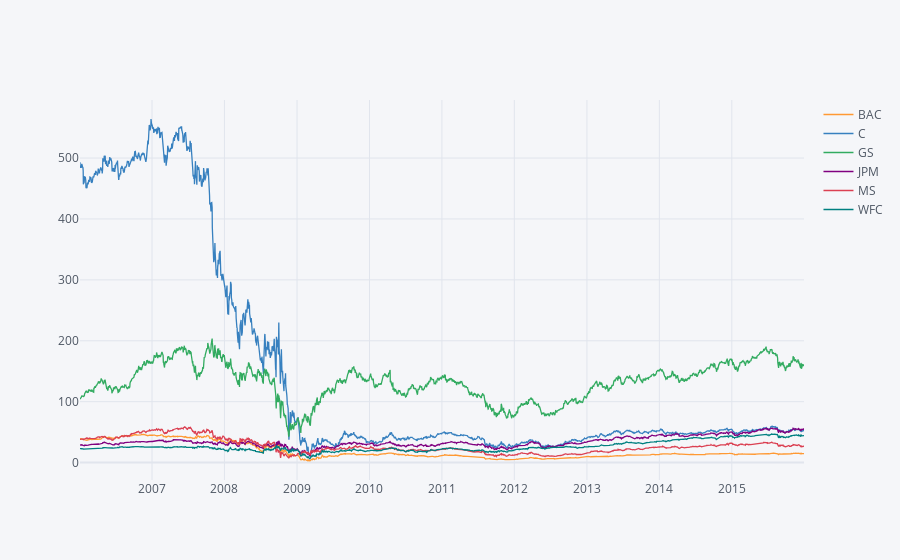

Write notebook code for a chart like this one.
### Code cell
bank_stocks.xs(key='Close', axis=1, level='Stock Info').iplot()

### Figure 1 — Plotly figure (JSON) as saved in the notebook; plotly's stock layout.template omitted (floating-point values rounded to 4 significant figures; data arrays with more than 128 entries replaced by an {"elided": "..."} marker saying what was removed)
{"data": [{"line": {"color": "rgba(255, 153, 51, 1.0)", "dash": "solid", "shape": "linear", "width": 1.3}, "mode": "lines", "name": "BAC", "text": "", "type": "scatter", "x": {"elided": "2517 str values"}, "y": {"elided": "2517 float values"}}, {"line": {"color": "rgba(55, 128, 191, 1.0)", "dash": "solid", "shape": "linear", "width": 1.3}, "mode": "lines", "name": "C", "text": "", "type": "scatter", "x": {"elided": "2517 str values"}, "y": {"elided": "2517 float values"}}, {"line": {"color": "rgba(50, 171, 96, 1.0)", "dash": "solid", "shape": "linear", "width": 1.3}, "mode": "lines", "name": "GS", "text": "", "type": "scatter", "x": {"elided": "2517 str values"}, "y": {"elided": "2517 float values"}}, {"line": {"color": "rgba(128, 0, 128, 1.0)", "dash": "solid", "shape": "linear", "width": 1.3}, "mode": "lines", "name": "JPM", "text": "", "type": "scatter", "x": {"elided": "2517 str values"}, "y": {"elided": "2517 float values"}}, {"line": {"color": "rgba(219, 64, 82, 1.0)", "dash": "solid", "shape": "linear", "width": 1.3}, "mode": "lines", "name": "MS", "text": "", "type": "scatter", "x": {"elided": "2517 str values"}, "y": {"elided": "2517 mixed values"}}, {"line": {"color": "rgba(0, 128, 128, 1.0)", "dash": "solid", "shape": "linear", "width": 1.3}, "mode": "lines", "name": "WFC", "text": "", "type": "scatter", "x": {"elided": "2517 str values"}, "y": {"elided": "2517 float values"}}], "layout": {"legend": {"bgcolor": "#F5F6F9", "font": {"color": "#4D5663"}}, "paper_bgcolor": "#F5F6F9", "plot_bgcolor": "#F5F6F9", "title": {"font": {"color": "#4D5663"}}, "xaxis": {"gridcolor": "#E1E5ED", "showgrid": true, "tickfont": {"color": "#4D5663"}, "title": {"font": {"color": "#4D5663"}, "text": ""}, "zerolinecolor": "#E1E5ED"}, "yaxis": {"gridcolor": "#E1E5ED", "showgrid": true, "tickfont": {"color": "#4D5663"}, "title": {"font": {"color": "#4D5663"}, "text": ""}, "zerolinecolor": "#E1E5ED"}}}
